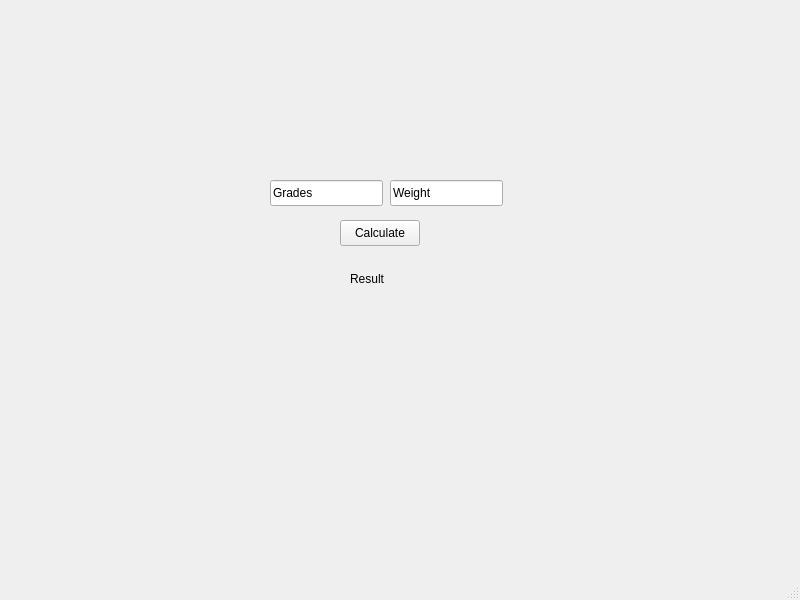
<?xml version="1.0" encoding="UTF-8"?>
<ui version="4.0">
 <class>MainWindow</class>
 <widget class="QMainWindow" name="MainWindow">
  <property name="geometry">
   <rect>
    <x>0</x>
    <y>0</y>
    <width>800</width>
    <height>600</height>
   </rect>
  </property>
  <property name="windowTitle">
   <string>MainWindow</string>
  </property>
  <widget class="QWidget" name="centralwidget">
   <widget class="QPushButton" name="calculateButton">
    <property name="geometry">
     <rect>
      <x>340</x>
      <y>220</y>
      <width>80</width>
      <height>26</height>
     </rect>
    </property>
    <property name="text">
     <string>Calculate</string>
    </property>
   </widget>
   <widget class="QLineEdit" name="gradesLineEdit">
    <property name="geometry">
     <rect>
      <x>270</x>
      <y>180</y>
      <width>113</width>
      <height>26</height>
     </rect>
    </property>
    <property name="text">
     <string>Grades</string>
    </property>
   </widget>
   <widget class="QLineEdit" name="weightInputLineEdit">
    <property name="geometry">
     <rect>
      <x>390</x>
      <y>180</y>
      <width>113</width>
      <height>26</height>
     </rect>
    </property>
    <property name="text">
     <string>Weight</string>
    </property>
   </widget>
   <widget class="QLabel" name="resultLabel">
    <property name="geometry">
     <rect>
      <x>350</x>
      <y>270</y>
      <width>58</width>
      <height>18</height>
     </rect>
    </property>
    <property name="text">
     <string>Result</string>
    </property>
   </widget>
  </widget>
  <widget class="QMenuBar" name="menubar">
   <property name="geometry">
    <rect>
     <x>0</x>
     <y>0</y>
     <width>800</width>
     <height>23</height>
    </rect>
   </property>
  </widget>
  <widget class="QStatusBar" name="statusbar"/>
 </widget>
 <resources/>
 <connections/>
</ui>
